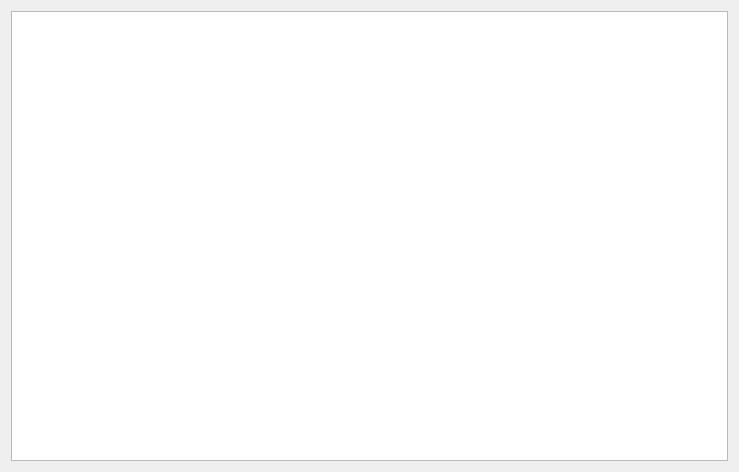
<?xml version="1.0" encoding="UTF-8"?>
<ui version="4.0">
 <class>Dialog</class>
 <widget class="QDialog" name="Dialog">
  <property name="geometry">
   <rect>
    <x>0</x>
    <y>0</y>
    <width>739</width>
    <height>472</height>
   </rect>
  </property>
  <property name="windowTitle">
   <string>Dialog</string>
  </property>
  <layout class="QVBoxLayout" name="verticalLayout">
   <item>
    <widget class="QListWidget" name="listWidget"/>
   </item>
  </layout>
 </widget>
 <resources/>
 <connections/>
</ui>
